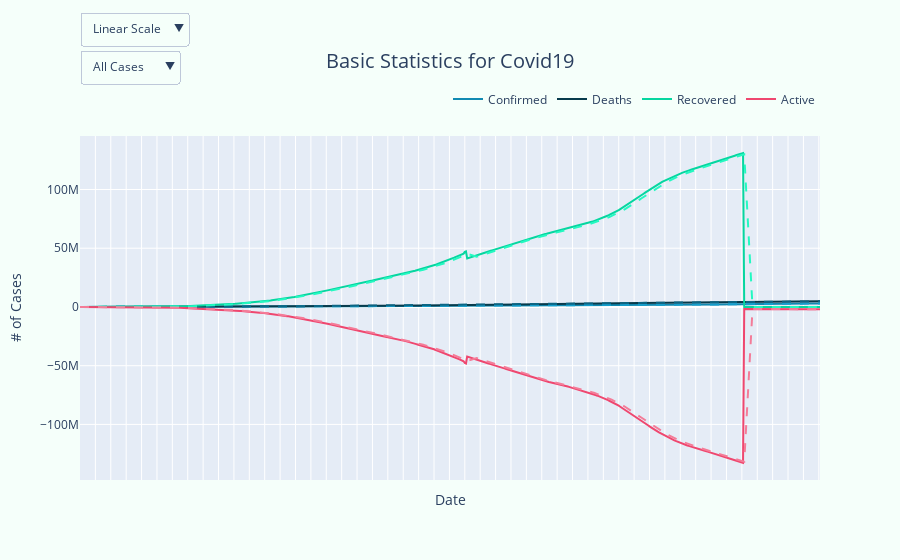

Notebook code cell kept with this figure:
### Code cell
base_stats_fig = go.Figure()

for column in base_stats.columns.to_list()[2:6]:
    color_dict = {
      "Confirmed": "#118ab2",
      "Active": "#ef476f",
      "Recovered": "#06d6a0",
      "Deaths": "#073b4c"
        }
    base_stats_fig.add_trace(
        go.Scatter(
            x = base_stats['Dates'],
            y = base_stats[column],
            name = column,
            line = dict(color=color_dict[column]),
            hovertemplate ='<br><b>Date</b>: %{x}'+'<br><i>Count</i>:'+'%{y}',
        )
    )
    
for column in base_stats.columns.to_list()[2:6]:
    color_dict = {
      "Confirmed": "#149ECC",
      "Active": "#F47C98",
      "Recovered": "#24F9C1",
      "Deaths": "#0C6583"
        }
    base_stats_fig.add_trace(
        go.Scatter(
            x = base_stats['Dates'],
            y = base_stats['index'].apply(lambda x: (base_stats[column][x-7:x].sum())/7 if x>7 else (base_stats[column][0:x].sum())/7),
            name = column+" 7-day Moving Avg.",
            line = dict(dash="dash", color=color_dict[column]), showlegend=False,
            hovertemplate = '<br><b>Date</b>: %{x}'+'<br><i>7-day moving avg.</i>: %{y}'
        )
    )
    
base_stats_fig.update_layout(
    updatemenus=[
        dict(
        buttons=list(
            [dict(label = 'All Cases',
                  method = 'update',
                  args = [{'visible': [True, True, True, True, True, True, True, True]},
                          {'title': 'All Cases',
                           'showlegend':True}]),
             dict(label = 'Confirmed',
                  method = 'update',
                  args = [{'visible': [True, False, False, False, True, False, False, False]},
                          {'title': 'Confirmed',
                           'showlegend':True}]),
             dict(label = 'Active',
                  method = 'update',
                  args = [{'visible': [False, False, False, True, False, False, False, True]},
                          {'title': 'Active',
                           'showlegend':True}]),
             dict(label = 'Recovered',
                  method = 'update',
                  args = [{'visible': [False, False, True, False, False, False, True, False]},
                          {'title': 'Recovered',
                           'showlegend':True}]),
             dict(label = 'Deaths',
                  method = 'update',
                  args = [{'visible': [False, True, False, False, False, True, False, False]},
                          {'title': 'Deaths',
                           'showlegend':True}]),
            ]),
             type = "dropdown",
             direction="down",
#             pad={"r": 10, "t": 40},
             showactive=True,
             x=0,
             xanchor="left",
             y=1.25,
             yanchor="top"
        ),
        dict(
        buttons=list(
            [dict(label = 'Linear Scale',
                  method = 'relayout',
                  args = [{'yaxis': {'type': 'linear'}},
                          {'title': 'All Cases',
                           'showlegend':True}]),
             dict(label = 'Log Scale',
                  method = 'relayout',
                  args = [{'yaxis': {'type': 'log'}},
                          {'title': 'Confirmed',
                           'showlegend':True}]),
            ]),
             type = "dropdown",
             direction="down",
#             pad={"r": 10, "t": 10},
             showactive=True,
             x=0,
             xanchor="left",
             y=1.36,
             yanchor="top"
        )
    ])


base_stats_fig.update_xaxes(showticklabels=False)
base_stats_fig.update_layout(
    #height=600, width=600, 
    title_text="Basic Statistics for Covid19", title_x=0.5, title_font_size=20,
                            legend=dict(orientation='h',yanchor='top',y=1.15,xanchor='right',x=1), paper_bgcolor="mintcream",
                            xaxis_title="Date", yaxis_title="# of Cases")
base_stats_fig.show()

### Figure 1 — Plotly figure (JSON) as saved in the notebook; plotly's stock layout.template omitted (floating-point values rounded to 4 significant figures; data arrays with more than 128 entries replaced by an {"elided": "..."} marker saying what was removed)
{"data": [{"hovertemplate": "<br><b>Date</b>: %{x}<br><i>Count</i>:%{y}", "line": {"color": "#118ab2"}, "name": "Confirmed", "type": "scatter", "x": {"elided": "626 str values"}, "y": {"elided": "626 int values"}}, {"hovertemplate": "<br><b>Date</b>: %{x}<br><i>Count</i>:%{y}", "line": {"color": "#073b4c"}, "name": "Deaths", "type": "scatter", "x": {"elided": "626 str values"}, "y": {"elided": "626 int values"}}, {"hovertemplate": "<br><b>Date</b>: %{x}<br><i>Count</i>:%{y}", "line": {"color": "#06d6a0"}, "name": "Recovered", "type": "scatter", "x": {"elided": "626 str values"}, "y": {"elided": "626 int values"}}, {"hovertemplate": "<br><b>Date</b>: %{x}<br><i>Count</i>:%{y}", "line": {"color": "#ef476f"}, "name": "Active", "type": "scatter", "x": {"elided": "626 str values"}, "y": {"elided": "626 int values"}}, {"hovertemplate": "<br><b>Date</b>: %{x}<br><i>7-day moving avg.</i>: %{y}", "line": {"color": "#149ECC", "dash": "dash"}, "name": "Confirmed 7-day Moving Avg.", "showlegend": false, "type": "scatter", "x": {"elided": "626 str values"}, "y": {"elided": "626 float values"}}, {"hovertemplate": "<br><b>Date</b>: %{x}<br><i>7-day moving avg.</i>: %{y}", "line": {"color": "#0C6583", "dash": "dash"}, "name": "Deaths 7-day Moving Avg.", "showlegend": false, "type": "scatter", "x": {"elided": "626 str values"}, "y": {"elided": "626 float values"}}, {"hovertemplate": "<br><b>Date</b>: %{x}<br><i>7-day moving avg.</i>: %{y}", "line": {"color": "#24F9C1", "dash": "dash"}, "name": "Recovered 7-day Moving Avg.", "showlegend": false, "type": "scatter", "x": {"elided": "626 str values"}, "y": {"elided": "626 float values"}}, {"hovertemplate": "<br><b>Date</b>: %{x}<br><i>7-day moving avg.</i>: %{y}", "line": {"color": "#F47C98", "dash": "dash"}, "name": "Active 7-day Moving Avg.", "showlegend": false, "type": "scatter", "x": {"elided": "626 str values"}, "y": {"elided": "626 float values"}}], "layout": {"legend": {"orientation": "h", "x": 1, "xanchor": "right", "y": 1.15, "yanchor": "top"}, "paper_bgcolor": "mintcream", "title": {"font": {"size": 20}, "text": "Basic Statistics for Covid19", "x": 0.5}, "updatemenus": [{"buttons": [{"args": [{"visible": [true, true, true, true, true, true, true, true]}, {"showlegend": true, "title": "All Cases"}], "label": "All Cases", "method": "update"}, {"args": [{"visible": [true, false, false, false, true, false, false, false]}, {"showlegend": true, "title": "Confirmed"}], "label": "Confirmed", "method": "update"}, {"args": [{"visible": [false, false, false, true, false, false, false, true]}, {"showlegend": true, "title": "Active"}], "label": "Active", "method": "update"}, {"args": [{"visible": [false, false, true, false, false, false, true, false]}, {"showlegend": true, "title": "Recovered"}], "label": "Recovered", "method": "update"}, {"args": [{"visible": [false, true, false, false, false, true, false, false]}, {"showlegend": true, "title": "Deaths"}], "label": "Deaths", "method": "update"}], "direction": "down", "showactive": true, "type": "dropdown", "x": 0, "xanchor": "left", "y": 1.25, "yanchor": "top"}, {"buttons": [{"args": [{"yaxis": {"type": "linear"}}, {"showlegend": true, "title": "All Cases"}], "label": "Linear Scale", "method": "relayout"}, {"args": [{"yaxis": {"type": "log"}}, {"showlegend": true, "title": "Confirmed"}], "label": "Log Scale", "method": "relayout"}], "direction": "down", "showactive": true, "type": "dropdown", "x": 0, "xanchor": "left", "y": 1.36, "yanchor": "top"}], "xaxis": {"showticklabels": false, "title": {"text": "Date"}}, "yaxis": {"title": {"text": "# of Cases"}}}}
